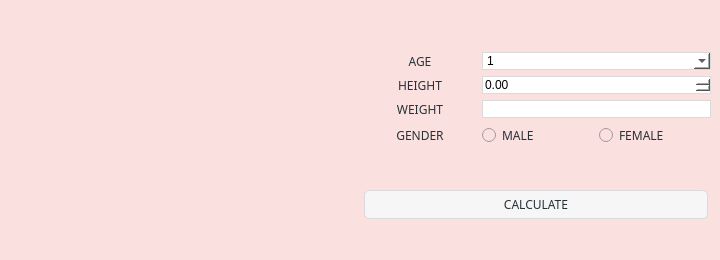
         <widget class="QWidget" name="widget_10" native="true">
          <property name="styleSheet">
           <string notr="true">background-color: rgb(251, 224, 224);</string>
          </property>
          <widget class="QWidget" name="layoutWidget">
           <property name="geometry">
            <rect>
             <x>10</x>
             <y>20</y>
             <width>701</width>
             <height>231</height>
            </rect>
           </property>
           <layout class="QHBoxLayout" name="horizontalLayout_5">
            <item>
             <widget class="QLabel" name="label_24">
              <property name="styleSheet">
               <string notr="true">image: url(:/resource/bathroom-scale (1).png);</string>
              </property>
              <property name="text">
               <string/>
              </property>
             </widget>
            </item>
            <item>
             <layout class="QGridLayout" name="gridLayout_8">
              <item row="0" column="0">
               <layout class="QGridLayout" name="gridLayout_7">
                <item row="1" column="0">
                 <widget class="QLabel" name="label_20">
                  <property name="font">
                   <font>
                    <family>Arial Black</family>
                   </font>
                  </property>
                  <property name="styleSheet">
                   <string notr="true">color: rgb(38, 50, 56);</string>
                  </property>
                  <property name="text">
                   <string>HEIGHT</string>
                  </property>
                  <property name="alignment">
                   <set>Qt::AlignCenter</set>
                  </property>
                 </widget>
                </item>
                <item row="0" column="1" colspan="2">
                 <widget class="QComboBox" name="ageComboBox">
                  <property name="font">
                   <font>
                    <family>Arial</family>
                   </font>
                  </property>
                  <property name="styleSheet">
                   <string notr="true">background-color: rgb(255, 255, 255);
border: 1px solid rgb(218, 218, 218);</string>
                  </property>
                  <item>
                   <property name="text">
                    <string>1</string>
                   </property>
                  </item>
                  <item>
                   <property name="text">
                    <string>2</string>
                   </property>
                  </item>
                  <item>
                   <property name="text">
                    <string>3</string>
                   </property>
                  </item>
                  <item>
                   <property name="text">
                    <string>4</string>
                   </property>
                  </item>
                  <item>
                   <property name="text">
                    <string>5</string>
                   </property>
                  </item>
                  <item>
                   <property name="text">
                    <string>6</string>
                   </property>
                  </item>
                  <item>
                   <property name="text">
                    <string>7</string>
                   </property>
                  </item>
                  <item>
                   <property name="text">
                    <string>8</string>
                   </property>
                  </item>
                  <item>
                   <property name="text">
                    <string>9</string>
                   </property>
                  </item>
                  <item>
                   <property name="text">
                    <string>10</string>
                   </property>
                  </item>
                  <item>
                   <property name="text">
                    <string>11</string>
                   </property>
                  </item>
                  <item>
                   <property name="text">
                    <string>12</string>
                   </property>
                  </item>
                  <item>
                   <property name="text">
                    <string>13</string>
                   </property>
                  </item>
                  <item>
                   <property name="text">
                    <string>14</string>
                   </property>
                  </item>
                  <item>
                   <property name="text">
                    <string>15</string>
                   </property>
                  </item>
                  <item>
                   <property name="text">
                    <string>16</string>
                   </property>
                  </item>
                  <item>
                   <property name="text">
                    <string>17</string>
                   </property>
                  </item>
                  <item>
                   <property name="text">
                    <string>18</string>
                   </property>
                  </item>
                  <item>
                   <property name="text">
                    <string>19</string>
                   </property>
                  </item>
                  <item>
                   <property name="text">
                    <string>20</string>
                   </property>
                  </item>
                  <item>
                   <property name="text">
                    <string>21</string>
                   </property>
                  </item>
                  <item>
                   <property name="text">
                    <string>22</string>
                   </property>
                  </item>
                  <item>
                   <property name="text">
                    <string>23</string>
                   </property>
                  </item>
                  <item>
                   <property name="text">
                    <string>24</string>
                   </property>
                  </item>
                  <item>
                   <property name="text">
                    <string>25</string>
                   </property>
                  </item>
                  <item>
                   <property name="text">
                    <string>26</string>
                   </property>
                  </item>
                  <item>
                   <property name="text">
                    <string>27</string>
                   </property>
                  </item>
                  <item>
                   <property name="text">
                    <string>28</string>
                   </property>
                  </item>
                  <item>
                   <property name="text">
                    <string>29</string>
                   </property>
                  </item>
                  <item>
                   <property name="text">
                    <string>30</string>
                   </property>
                  </item>
                  <item>
                   <property name="text">
                    <string>31</string>
                   </property>
                  </item>
                  <item>
                   <property name="text">
                    <string>32</string>
                   </property>
                  </item>
                  <item>
                   <property name="text">
                    <string>33</string>
                   </property>
                  </item>
                  <item>
                   <property name="text">
                    <string>34</string>
                   </property>
                  </item>
                  <item>
                   <property name="text">
                    <string>35</string>
                   </property>
                  </item>
                  <item>
                   <property name="text">
                    <string>36</string>
                   </property>
                  </item>
                  <item>
                   <property name="text">
                    <string>37</string>
                   </property>
                  </item>
                  <item>
                   <property name="text">
                    <string>38</string>
                   </property>
                  </item>
                  <item>
                   <property name="text">
                    <string>39</string>
                   </property>
                  </item>
                  <item>
                   <property name="text">
                    <string>40</string>
                   </property>
                  </item>
                  <item>
                   <property name="text">
                    <string>41</string>
                   </property>
                  </item>
                  <item>
                   <property name="text">
                    <string>42</string>
                   </property>
                  </item>
                  <item>
                   <property name="text">
                    <string>43</string>
                   </property>
                  </item>
                  <item>
                   <property name="text">
                    <string>44</string>
                   </property>
                  </item>
                  <item>
                   <property name="text">
                    <string>45</string>
                   </property>
                  </item>
                  <item>
                   <property name="text">
                    <string>46</string>
                   </property>
                  </item>
                  <item>
                   <property name="text">
                    <string>47</string>
                   </property>
                  </item>
                  <item>
                   <property name="text">
                    <string>48</string>
                   </property>
                  </item>
                  <item>
                   <property name="text">
                    <string>49</string>
                   </property>
                  </item>
                  <item>
                   <property name="text">
                    <string>50</string>
                   </property>
                  </item>
                  <item>
                   <property name="text">
                    <string>51</string>
                   </property>
                  </item>
                  <item>
                   <property name="text">
                    <string>52</string>
                   </property>
                  </item>
                  <item>
                   <property name="text">
                    <string>53</string>
                   </property>
                  </item>
                  <item>
                   <property name="text">
                    <string>54</string>
                   </property>
                  </item>
                  <item>
                   <property name="text">
                    <string>55</string>
                   </property>
                  </item>
                  <item>
                   <property name="text">
                    <string>56</string>
                   </property>
                  </item>
                  <item>
                   <property name="text">
                    <string>57</string>
                   </property>
                  </item>
                  <item>
                   <property name="text">
                    <string>58</string>
                   </property>
                  </item>
                  <item>
                   <property name="text">
                    <string>59</string>
                   </property>
                  </item>
                  <item>
                   <property name="text">
                    <string>60</string>
                   </property>
                  </item>
                  <item>
                   <property name="text">
                    <string>61</string>
                   </property>
                  </item>
                  <item>
                   <property name="text">
                    <string>62</string>
                   </property>
                  </item>
                  <item>
                   <property name="text">
                    <string>63</string>
                   </property>
                  </item>
                  <item>
                   <property name="text">
                    <string>64</string>
                   </property>
                  </item>
                  <item>
                   <property name="text">
                    <string>65</string>
                   </property>
                  </item>
                  <item>
                   <property name="text">
                    <string>66</string>
                   </property>
                  </item>
                  <item>
                   <property name="text">
                    <string>67</string>
                   </property>
                  </item>
                  <item>
                   <property name="text">
                    <string>68</string>
                   </property>
                  </item>
                  <item>
                   <property name="text">
                    <string>69</string>
                   </property>
                  </item>
                  <item>
                   <property name="text">
                    <string>70</string>
                   </property>
                  </item>
                  <item>
                   <property name="text">
                    <string>71</string>
                   </property>
                  </item>
                  <item>
                   <property name="text">
                    <string>72</string>
                   </property>
                  </item>
                  <item>
                   <property name="text">
                    <string>73</string>
                   </property>
                  </item>
                  <item>
                   <property name="text">
                    <string>74</string>
                   </property>
                  </item>
                  <item>
                   <property name="text">
                    <string>75</string>
                   </property>
                  </item>
                  <item>
                   <property name="text">
                    <string>76</string>
                   </property>
                  </item>
                  <item>
                   <property name="text">
                    <string>77</string>
                   </property>
                  </item>
                  <item>
                   <property name="text">
                    <string>78</string>
                   </property>
                  </item>
                  <item>
                   <property name="text">
                    <string>79</string>
                   </property>
                  </item>
                  <item>
                   <property name="text">
                    <string>80</string>
                   </property>
                  </item>
                  <item>
                   <property name="text">
                    <string>81</string>
                   </property>
                  </item>
                  <item>
                   <property name="text">
                    <string>82</string>
                   </property>
                  </item>
                  <item>
                   <property name="text">
                    <string>83</string>
                   </property>
                  </item>
                  <item>
                   <property name="text">
                    <string>84</string>
                   </property>
                  </item>
                  <item>
                   <property name="text">
                    <string>85</string>
                   </property>
                  </item>
                  <item>
                   <property name="text">
                    <string>86</string>
                   </property>
                  </item>
                  <item>
                   <property name="text">
                    <string>87</string>
                   </property>
                  </item>
                  <item>
                   <property name="text">
                    <string>88</string>
                   </property>
                  </item>
                  <item>
                   <property name="text">
                    <string>89</string>
                   </property>
                  </item>
                  <item>
                   <property name="text">
                    <string>90</string>
                   </property>
                  </item>
                  <item>
                   <property name="text">
                    <string>91</string>
                   </property>
                  </item>
                  <item>
                   <property name="text">
                    <string>92</string>
                   </property>
                  </item>
                  <item>
                   <property name="text">
                    <string>93</string>
                   </property>
                  </item>
                  <item>
                   <property name="text">
                    <string>94</string>
                   </property>
                  </item>
                  <item>
                   <property name="text">
                    <string>95</string>
                   </property>
                  </item>
                  <item>
                   <property name="text">
                    <string>96</string>
                   </property>
                  </item>
                  <item>
                   <property name="text">
                    <string>97</string>
                   </property>
                  </item>
                  <item>
                   <property name="text">
                    <string>98</string>
                   </property>
                  </item>
                  <item>
                   <property name="text">
                    <string>99</string>
                   </property>
                  </item>
                  <item>
                   <property name="text">
                    <string>100</string>
                   </property>
                  </item>
                 </widget>
                </item>
                <item row="1" column="1" colspan="2">
                 <widget class="QDoubleSpinBox" name="heightDoubleSpinBox">
                  <property name="font">
                   <font>
                    <family>Arial</family>
                   </font>
                  </property>
                  <property name="styleSheet">
                   <string notr="true">background-color: rgb(255, 255, 255);
border: 1px solid rgb(218, 218, 218);</string>
                  </property>
                 </widget>
                </item>
                <item row="2" column="0">
                 <widget class="QLabel" name="label_21">
                  <property name="font">
                   <font>
                    <family>Arial Black</family>
                   </font>
                  </property>
                  <property name="styleSheet">
                   <string notr="true">color: rgb(38, 50, 56);</string>
                  </property>
                  <property name="text">
                   <string>WEIGHT</string>
                  </property>
                  <property name="alignment">
                   <set>Qt::AlignCenter</set>
                  </property>
                 </widget>
                </item>
                <item row="3" column="1">
                 <widget class="QRadioButton" name="maleRadioButton">
                  <property name="font">
                   <font>
                    <family>Arial Black</family>
                   </font>
                  </property>
                  <property name="styleSheet">
                   <string notr="true">color: rgb(38, 50, 56);</string>
                  </property>
                  <property name="text">
                   <string>MALE </string>
                  </property>
                  <property name="icon">
                   <iconset resource="things.qrc">
                    <normaloff>:/resource/man.png</normaloff>:/resource/man.png</iconset>
                  </property>
                  <property name="iconSize">
                   <size>
                    <width>30</width>
                    <height>30</height>
                   </size>
                  </property>
                 </widget>
                </item>
                <item row="3" column="0">
                 <widget class="QLabel" name="label_22">
                  <property name="font">
                   <font>
                    <family>Arial Black</family>
                   </font>
                  </property>
                  <property name="styleSheet">
                   <string notr="true">color: rgb(38, 50, 56);</string>
                  </property>
                  <property name="text">
                   <string>GENDER</string>
                  </property>
                  <property name="alignment">
                   <set>Qt::AlignCenter</set>
                  </property>
                 </widget>
                </item>
                <item row="0" column="0">
                 <widget class="QLabel" name="label_19">
                  <property name="font">
                   <font>
                    <family>Arial Black</family>
                   </font>
                  </property>
                  <property name="styleSheet">
                   <string notr="true">color: rgb(38, 50, 56);</string>
                  </property>
                  <property name="text">
                   <string>AGE</string>
                  </property>
                  <property name="alignment">
                   <set>Qt::AlignCenter</set>
                  </property>
                 </widget>
                </item>
                <item row="3" column="2">
                 <widget class="QRadioButton" name="femaleRadioButton">
                  <property name="font">
                   <font>
                    <family>Arial Black</family>
                   </font>
                  </property>
                  <property name="styleSheet">
                   <string notr="true">color: rgb(38, 50, 56);</string>
                  </property>
                  <property name="text">
                   <string>FEMALE</string>
                  </property>
                  <property name="icon">
                   <iconset resource="things.qrc">
                    <normaloff>:/resource/woman.png</normaloff>:/resource/woman.png</iconset>
                  </property>
                  <property name="iconSize">
                   <size>
                    <width>30</width>
                    <height>30</height>
                   </size>
                  </property>
                 </widget>
                </item>
                <item row="2" column="1" colspan="2">
                 <widget class="QLineEdit" name="weightForBMI_RLineEdit">
                  <property name="font">
                   <font>
                    <family>Arial</family>
                   </font>
                  </property>
                  <property name="toolTip">
                   <string>&lt;html&gt;&lt;head/&gt;&lt;body&gt;&lt;p&gt;Enter your weight&lt;/p&gt;&lt;/body&gt;&lt;/html&gt;</string>
                  </property>
                  <property name="styleSheet">
                   <string notr="true">background-color: rgb(255, 255, 255);
border-radius: 10px;
border: 1px solid rgb(218, 218, 218);</string>
                  </property>
                 </widget>
                </item>
               </layout>
              </item>
              <item row="1" column="0">
               <widget class="QPushButton" name="calculateBMI_RPushButton">
                <property name="font">
                 <font>
                  <family>Arial Black</family>
                  <pointsize>9</pointsize>
                  <italic>false</italic>
                  <fontweight>Black</fontweight>
                 </font>
                </property>
                <property name="styleSheet">
                 <string notr="true">QPushButton#calculateBMI_RPushButton {
float: right;
border: 1px solid rgb(218, 218, 218);
font: 900 9pt &quot;Arial Black&quot;;
margin-right: 3%;
margin-top: 5px;
border-radius: 5px;
-moz-border-radius: 5px;
-webkit-border-radius: 5px;
padding: 5px 9px;
font-size: 1.2em;
background-color: rgb(246, 246, 246);
text-shadow: #454545 0 0 2px;
color: rgb(38, 50, 56);
}
QPushButton#calculateBMI_RPushButton:pressed {
background-color: rgb(218, 218, 218);
border-style: inset;
}</string>
                </property>
                <property name="text">
                 <string>CALCULATE</string>
                </property>
               </widget>
              </item>
             </layout>
            </item>
           </layout>
          </widget>
         </widget>
